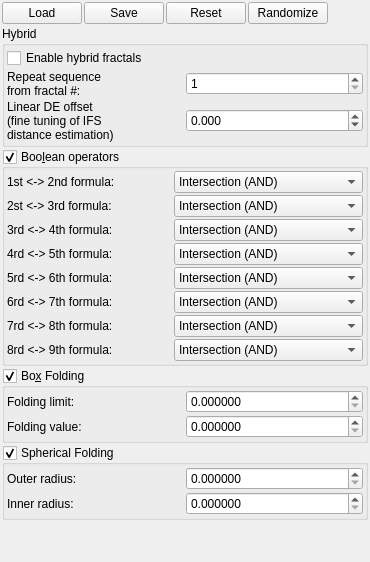
     <widget class="QWidget" name="tabWidget_fractal_hybrid">
      <attribute name="title">
       <string>Hybrid</string>
      </attribute>
      <layout class="QVBoxLayout" name="verticalLayout_53">
       <property name="spacing">
        <number>2</number>
       </property>
       <property name="leftMargin">
        <number>2</number>
       </property>
       <property name="topMargin">
        <number>2</number>
       </property>
       <property name="rightMargin">
        <number>2</number>
       </property>
       <property name="bottomMargin">
        <number>2</number>
       </property>
       <item>
        <layout class="QHBoxLayout" name="horizontalLayout_6">
         <item>
          <widget class="cButtonLoadSettingsFromWidget" name="pushButton_local_load_6">
           <property name="text">
            <string>Load</string>
           </property>
          </widget>
         </item>
         <item>
          <widget class="cButtonSaveSettingsFromWidget" name="pushButton_local_save_6">
           <property name="text">
            <string>Save</string>
           </property>
          </widget>
         </item>
         <item>
          <widget class="cButtonResetSettingsFromWidget" name="pushButton_local_reset_6">
           <property name="text">
            <string>Reset</string>
           </property>
          </widget>
         </item>
         <item>
          <widget class="cButtonRandomSettingsFromWidget" name="pushButton_local_randomize_3">
           <property name="text">
            <string>Randomize</string>
           </property>
          </widget>
         </item>
         <item>
          <spacer name="horizontalSpacer_4">
           <property name="orientation">
            <enum>Qt::Horizontal</enum>
           </property>
           <property name="sizeHint" stdset="0">
            <size>
             <width>40</width>
             <height>20</height>
            </size>
           </property>
          </spacer>
         </item>
        </layout>
       </item>
       <item>
        <widget class="QGroupBox" name="groupBox_3">
         <property name="title">
          <string>Hybrid</string>
         </property>
         <layout class="QVBoxLayout" name="verticalLayout_4">
          <property name="leftMargin">
           <number>2</number>
          </property>
          <property name="topMargin">
           <number>2</number>
          </property>
          <property name="rightMargin">
           <number>2</number>
          </property>
          <property name="bottomMargin">
           <number>2</number>
          </property>
          <item>
           <layout class="QGridLayout" name="gridLayout_28">
            <property name="spacing">
             <number>2</number>
            </property>
            <item row="2" column="1">
             <widget class="MyDoubleSpinBox" name="spinbox_linear_DE_offset">
              <property name="sizePolicy">
               <sizepolicy hsizetype="Minimum" vsizetype="Maximum">
                <horstretch>0</horstretch>
                <verstretch>0</verstretch>
               </sizepolicy>
              </property>
              <property name="prefix">
               <string/>
              </property>
              <property name="suffix">
               <string/>
              </property>
              <property name="decimals">
               <number>3</number>
              </property>
              <property name="minimum">
               <double>-1000.000000000000000</double>
              </property>
              <property name="maximum">
               <double>1000.000000000000000</double>
              </property>
              <property name="singleStep">
               <double>0.100000000000000</double>
              </property>
             </widget>
            </item>
            <item row="1" column="1">
             <widget class="MySpinBox" name="spinboxInt_repeat_from">
              <property name="sizePolicy">
               <sizepolicy hsizetype="Minimum" vsizetype="Maximum">
                <horstretch>0</horstretch>
                <verstretch>0</verstretch>
               </sizepolicy>
              </property>
              <property name="toolTip">
               <string>&lt;html&gt;&lt;head/&gt;&lt;body&gt;&lt;p&gt;Controls from which fractal component will be repeated hybrid formula sequence&lt;/p&gt;&lt;/body&gt;&lt;/html&gt;</string>
              </property>
              <property name="minimum">
               <number>1</number>
              </property>
              <property name="maximum">
               <number>9</number>
              </property>
             </widget>
            </item>
            <item row="1" column="0">
             <widget class="QLabel" name="label_repeat_from">
              <property name="text">
               <string>Repeat sequence
from fractal #:</string>
              </property>
             </widget>
            </item>
            <item row="2" column="0">
             <widget class="QLabel" name="label_131">
              <property name="text">
               <string>Linear DE offset
(fine tuning of IFS
distance estimation)</string>
              </property>
             </widget>
            </item>
            <item row="0" column="0" colspan="2">
             <widget class="MyCheckBox" name="checkBox_hybrid_fractal_enable">
              <property name="sizePolicy">
               <sizepolicy hsizetype="Minimum" vsizetype="Maximum">
                <horstretch>0</horstretch>
                <verstretch>0</verstretch>
               </sizepolicy>
              </property>
              <property name="toolTip">
               <string>&lt;html&gt;&lt;head/&gt;&lt;body&gt;&lt;p&gt;Enables hybrid fractals.&lt;/p&gt;&lt;p&gt;Hybrid fractals are calculated by multiplexing between different fractal formulas. In 9 fractal tabs (slots) you can define a set of fractal formulas each with their own parameters.&lt;/p&gt;&lt;/body&gt;&lt;/html&gt;</string>
              </property>
              <property name="text">
               <string>Enable hybrid fractals</string>
              </property>
             </widget>
            </item>
           </layout>
          </item>
         </layout>
        </widget>
       </item>
       <item>
        <widget class="MyGroupBox" name="groupCheck_boolean_operators">
         <property name="enabled">
          <bool>true</bool>
         </property>
         <property name="toolTip">
          <string>&lt;html&gt;&lt;head/&gt;&lt;body&gt;&lt;p&gt;Boolean operators between fractal shapes.&lt;/p&gt;&lt;/body&gt;&lt;/html&gt;</string>
         </property>
         <property name="title">
          <string>Boo&amp;lean operators</string>
         </property>
         <property name="checkable">
          <bool>true</bool>
         </property>
         <property name="checked">
          <bool>true</bool>
         </property>
         <layout class="QVBoxLayout" name="verticalLayout_76">
          <property name="spacing">
           <number>2</number>
          </property>
          <property name="leftMargin">
           <number>2</number>
          </property>
          <property name="topMargin">
           <number>2</number>
          </property>
          <property name="rightMargin">
           <number>2</number>
          </property>
          <property name="bottomMargin">
           <number>2</number>
          </property>
          <item>
           <layout class="QGridLayout" name="gridLayout_40">
            <property name="spacing">
             <number>2</number>
            </property>
            <item row="1" column="1">
             <widget class="MyComboBox" name="comboBox_boolean_operator_1">
              <property name="sizePolicy">
               <sizepolicy hsizetype="Preferred" vsizetype="Maximum">
                <horstretch>0</horstretch>
                <verstretch>0</verstretch>
               </sizepolicy>
              </property>
              <item>
               <property name="text">
                <string>Intersection (AND)</string>
               </property>
              </item>
              <item>
               <property name="text">
                <string>Union (OR)</string>
               </property>
              </item>
              <item>
               <property name="text">
                <string>Complement (1st minus 2nd)</string>
               </property>
              </item>
             </widget>
            </item>
            <item row="1" column="0">
             <widget class="QLabel" name="label_154">
              <property name="text">
               <string>1st &lt;-&gt; 2nd formula:</string>
              </property>
             </widget>
            </item>
            <item row="2" column="1">
             <widget class="MyComboBox" name="comboBox_boolean_operator_2">
              <property name="sizePolicy">
               <sizepolicy hsizetype="Preferred" vsizetype="Maximum">
                <horstretch>0</horstretch>
                <verstretch>0</verstretch>
               </sizepolicy>
              </property>
              <item>
               <property name="text">
                <string>Intersection (AND)</string>
               </property>
              </item>
              <item>
               <property name="text">
                <string>Union (OR)</string>
               </property>
              </item>
              <item>
               <property name="text">
                <string>Complement (2nd minus 3rd)</string>
               </property>
              </item>
             </widget>
            </item>
            <item row="3" column="1">
             <widget class="MyComboBox" name="comboBox_boolean_operator_3">
              <property name="sizePolicy">
               <sizepolicy hsizetype="Preferred" vsizetype="Maximum">
                <horstretch>0</horstretch>
                <verstretch>0</verstretch>
               </sizepolicy>
              </property>
              <item>
               <property name="text">
                <string>Intersection (AND)</string>
               </property>
              </item>
              <item>
               <property name="text">
                <string>Union (OR)</string>
               </property>
              </item>
              <item>
               <property name="text">
                <string>Complement (3rd minus 4th)</string>
               </property>
              </item>
             </widget>
            </item>
            <item row="2" column="0">
             <widget class="QLabel" name="label_155">
              <property name="text">
               <string>2st &lt;-&gt; 3rd formula:</string>
              </property>
             </widget>
            </item>
            <item row="3" column="0">
             <widget class="QLabel" name="label_156">
              <property name="text">
               <string>3rd &lt;-&gt; 4th formula:</string>
              </property>
             </widget>
            </item>
            <item row="5" column="0">
             <widget class="QLabel" name="label_286">
              <property name="text">
               <string>5rd &lt;-&gt; 6th formula:</string>
              </property>
             </widget>
            </item>
            <item row="6" column="0">
             <widget class="QLabel" name="label_287">
              <property name="text">
               <string>6rd &lt;-&gt; 7th formula:</string>
              </property>
             </widget>
            </item>
            <item row="7" column="0">
             <widget class="QLabel" name="label_288">
              <property name="text">
               <string>7rd &lt;-&gt; 8th formula:</string>
              </property>
             </widget>
            </item>
            <item row="4" column="0">
             <widget class="QLabel" name="label_285">
              <property name="text">
               <string>4rd &lt;-&gt; 5th formula:</string>
              </property>
             </widget>
            </item>
            <item row="8" column="0">
             <widget class="QLabel" name="label_289">
              <property name="text">
               <string>8rd &lt;-&gt; 9th formula:</string>
              </property>
             </widget>
            </item>
            <item row="4" column="1">
             <widget class="MyComboBox" name="comboBox_boolean_operator_4">
              <property name="sizePolicy">
               <sizepolicy hsizetype="Preferred" vsizetype="Maximum">
                <horstretch>0</horstretch>
                <verstretch>0</verstretch>
               </sizepolicy>
              </property>
              <item>
               <property name="text">
                <string>Intersection (AND)</string>
               </property>
              </item>
              <item>
               <property name="text">
                <string>Union (OR)</string>
               </property>
              </item>
              <item>
               <property name="text">
                <string>Complement (4th minus 5th)</string>
               </property>
              </item>
             </widget>
            </item>
            <item row="5" column="1">
             <widget class="MyComboBox" name="comboBox_boolean_operator_5">
              <property name="sizePolicy">
               <sizepolicy hsizetype="Preferred" vsizetype="Maximum">
                <horstretch>0</horstretch>
                <verstretch>0</verstretch>
               </sizepolicy>
              </property>
              <item>
               <property name="text">
                <string>Intersection (AND)</string>
               </property>
              </item>
              <item>
               <property name="text">
                <string>Union (OR)</string>
               </property>
              </item>
              <item>
               <property name="text">
                <string>Complement (5th minus 6th)</string>
               </property>
              </item>
             </widget>
            </item>
            <item row="6" column="1">
             <widget class="MyComboBox" name="comboBox_boolean_operator_6">
              <property name="sizePolicy">
               <sizepolicy hsizetype="Preferred" vsizetype="Maximum">
                <horstretch>0</horstretch>
                <verstretch>0</verstretch>
               </sizepolicy>
              </property>
              <item>
               <property name="text">
                <string>Intersection (AND)</string>
               </property>
              </item>
              <item>
               <property name="text">
                <string>Union (OR)</string>
               </property>
              </item>
              <item>
               <property name="text">
                <string>Complement (6th minus 7th)</string>
               </property>
              </item>
             </widget>
            </item>
            <item row="7" column="1">
             <widget class="MyComboBox" name="comboBox_boolean_operator_7">
              <property name="sizePolicy">
               <sizepolicy hsizetype="Preferred" vsizetype="Maximum">
                <horstretch>0</horstretch>
                <verstretch>0</verstretch>
               </sizepolicy>
              </property>
              <item>
               <property name="text">
                <string>Intersection (AND)</string>
               </property>
              </item>
              <item>
               <property name="text">
                <string>Union (OR)</string>
               </property>
              </item>
              <item>
               <property name="text">
                <string>Complement (7th minus 8th)</string>
               </property>
              </item>
             </widget>
            </item>
            <item row="8" column="1">
             <widget class="MyComboBox" name="comboBox_boolean_operator_8">
              <property name="sizePolicy">
               <sizepolicy hsizetype="Preferred" vsizetype="Maximum">
                <horstretch>0</horstretch>
                <verstretch>0</verstretch>
               </sizepolicy>
              </property>
              <item>
               <property name="text">
                <string>Intersection (AND)</string>
               </property>
              </item>
              <item>
               <property name="text">
                <string>Union (OR)</string>
               </property>
              </item>
              <item>
               <property name="text">
                <string>Complement (8th minus 9th)</string>
               </property>
              </item>
             </widget>
            </item>
           </layout>
          </item>
         </layout>
        </widget>
       </item>
       <item>
        <widget class="MyGroupBox" name="groupCheck_box_folding">
         <property name="enabled">
          <bool>true</bool>
         </property>
         <property name="toolTip">
          <string>&lt;html&gt;&lt;head/&gt;&lt;body&gt;&lt;p&gt;Enables box folding like is used in Mandelbox formula.&lt;/p&gt;&lt;p&gt;(It's to keep compatibility with Mandelbulber 1.21)&lt;/p&gt;&lt;/body&gt;&lt;/html&gt;</string>
         </property>
         <property name="title">
          <string>Bo&amp;x Folding</string>
         </property>
         <property name="checkable">
          <bool>true</bool>
         </property>
         <property name="checked">
          <bool>true</bool>
         </property>
         <layout class="QVBoxLayout" name="verticalLayout_80">
          <property name="spacing">
           <number>2</number>
          </property>
          <property name="leftMargin">
           <number>2</number>
          </property>
          <property name="topMargin">
           <number>2</number>
          </property>
          <property name="rightMargin">
           <number>2</number>
          </property>
          <property name="bottomMargin">
           <number>2</number>
          </property>
          <item>
           <layout class="QGridLayout" name="gridLayout_42">
            <property name="spacing">
             <number>2</number>
            </property>
            <item row="0" column="1">
             <widget class="MyDoubleSpinBox" name="spinbox_box_folding_limit">
              <property name="sizePolicy">
               <sizepolicy hsizetype="Minimum" vsizetype="Maximum">
                <horstretch>0</horstretch>
                <verstretch>0</verstretch>
               </sizepolicy>
              </property>
              <property name="prefix">
               <string/>
              </property>
              <property name="suffix">
               <string/>
              </property>
              <property name="decimals">
               <number>6</number>
              </property>
              <property name="maximum">
               <double>1000.000000000000000</double>
              </property>
              <property name="singleStep">
               <double>0.100000000000000</double>
              </property>
             </widget>
            </item>
            <item row="1" column="0">
             <widget class="QLabel" name="label_129">
              <property name="text">
               <string>Folding value:</string>
              </property>
             </widget>
            </item>
            <item row="0" column="0">
             <widget class="QLabel" name="label_128">
              <property name="text">
               <string>Folding limit:</string>
              </property>
             </widget>
            </item>
            <item row="1" column="1">
             <widget class="MyDoubleSpinBox" name="spinbox_box_folding_value">
              <property name="sizePolicy">
               <sizepolicy hsizetype="Minimum" vsizetype="Maximum">
                <horstretch>0</horstretch>
                <verstretch>0</verstretch>
               </sizepolicy>
              </property>
              <property name="prefix">
               <string/>
              </property>
              <property name="suffix">
               <string/>
              </property>
              <property name="decimals">
               <number>6</number>
              </property>
              <property name="maximum">
               <double>1000.000000000000000</double>
              </property>
              <property name="singleStep">
               <double>0.100000000000000</double>
              </property>
             </widget>
            </item>
           </layout>
          </item>
         </layout>
        </widget>
       </item>
       <item>
        <widget class="MyGroupBox" name="groupCheck_spherical_folding">
         <property name="enabled">
          <bool>true</bool>
         </property>
         <property name="toolTip">
          <string>&lt;html&gt;&lt;head/&gt;&lt;body&gt;&lt;p&gt;Enables spherical folding like is used in Mandelbox formula.&lt;/p&gt;&lt;p&gt;(It's to keep compatibility with Mandelbulber 1.21)&lt;/p&gt;&lt;/body&gt;&lt;/html&gt;</string>
         </property>
         <property name="title">
          <string>Spherical Folding</string>
         </property>
         <property name="checkable">
          <bool>true</bool>
         </property>
         <property name="checked">
          <bool>true</bool>
         </property>
         <layout class="QVBoxLayout" name="verticalLayout_81">
          <property name="spacing">
           <number>2</number>
          </property>
          <property name="leftMargin">
           <number>2</number>
          </property>
          <property name="topMargin">
           <number>2</number>
          </property>
          <property name="rightMargin">
           <number>2</number>
          </property>
          <property name="bottomMargin">
           <number>2</number>
          </property>
          <item>
           <layout class="QGridLayout" name="gridLayout_43">
            <property name="spacing">
             <number>2</number>
            </property>
            <item row="1" column="0">
             <widget class="QLabel" name="label_169">
              <property name="text">
               <string>Inner radius:</string>
              </property>
             </widget>
            </item>
            <item row="0" column="1">
             <widget class="MyDoubleSpinBox" name="spinbox_spherical_folding_outer">
              <property name="sizePolicy">
               <sizepolicy hsizetype="Minimum" vsizetype="Maximum">
                <horstretch>0</horstretch>
                <verstretch>0</verstretch>
               </sizepolicy>
              </property>
              <property name="prefix">
               <string/>
              </property>
              <property name="suffix">
               <string/>
              </property>
              <property name="decimals">
               <number>6</number>
              </property>
              <property name="maximum">
               <double>1000.000000000000000</double>
              </property>
              <property name="singleStep">
               <double>0.100000000000000</double>
              </property>
             </widget>
            </item>
            <item row="0" column="0">
             <widget class="QLabel" name="label_130">
              <property name="text">
               <string>Outer radius:</string>
              </property>
             </widget>
            </item>
            <item row="1" column="1">
             <widget class="MyDoubleSpinBox" name="spinbox_spherical_folding_inner">
              <property name="sizePolicy">
               <sizepolicy hsizetype="Minimum" vsizetype="Maximum">
                <horstretch>0</horstretch>
                <verstretch>0</verstretch>
               </sizepolicy>
              </property>
              <property name="prefix">
               <string/>
              </property>
              <property name="suffix">
               <string/>
              </property>
              <property name="decimals">
               <number>6</number>
              </property>
              <property name="maximum">
               <double>1000.000000000000000</double>
              </property>
              <property name="singleStep">
               <double>0.100000000000000</double>
              </property>
             </widget>
            </item>
           </layout>
          </item>
         </layout>
        </widget>
       </item>
       <item>
        <spacer name="verticalSpacer_10">
         <property name="orientation">
          <enum>Qt::Vertical</enum>
         </property>
         <property name="sizeHint" stdset="0">
          <size>
           <width>20</width>
           <height>40</height>
          </size>
         </property>
        </spacer>
       </item>
      </layout>
     </widget>
